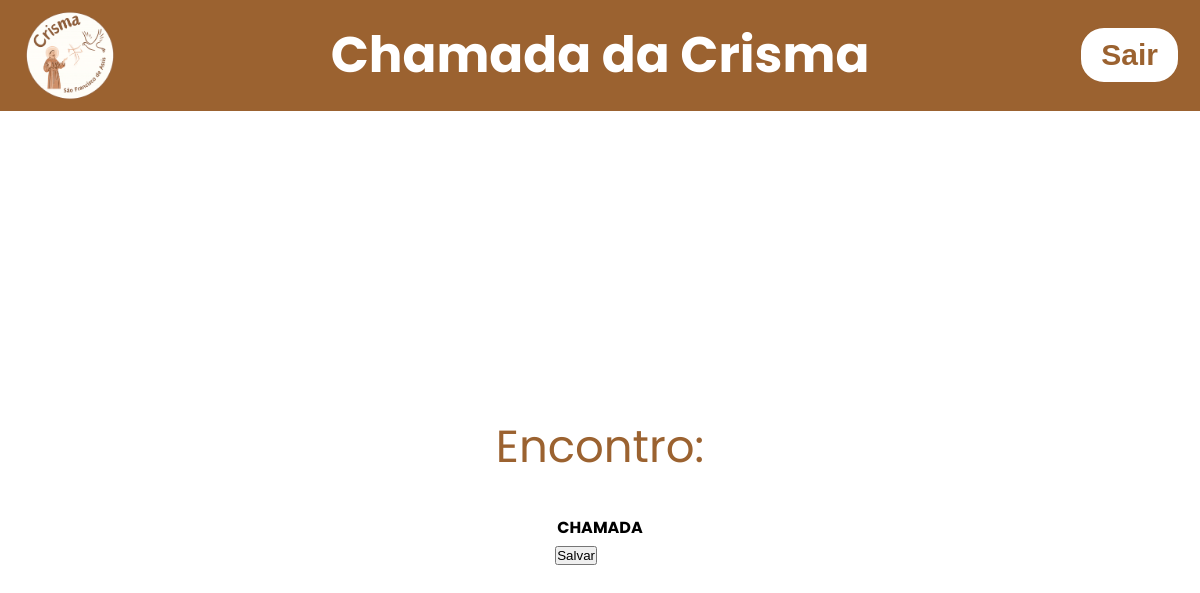
The app's page /listattendance?turma_id=1, older data.
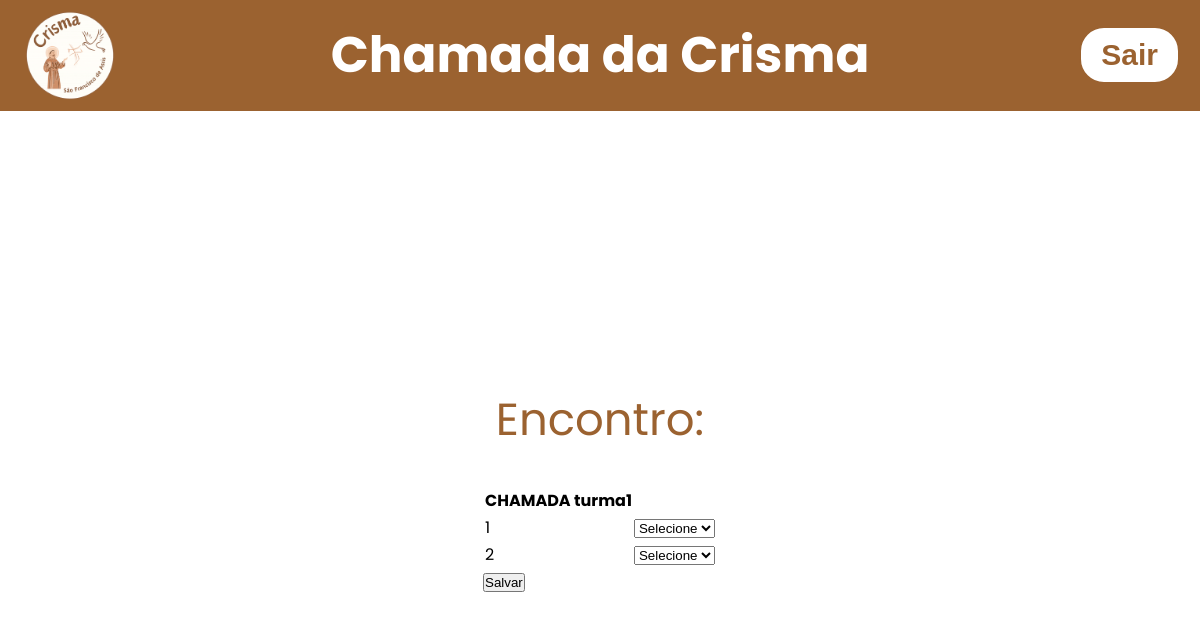
The same page, newer data.
### tables this page shows
CREATE TABLE turmas (
    id INTEGER PRIMARY KEY AUTOINCREMENT,
    turma_name TEXT NOT NULL UNIQUE
);

CREATE TABLE crismandos (
    id INTEGER PRIMARY KEY AUTOINCREMENT,
    name TEXT UNIQUE NOT NULL,
    turma_id INTEGER NOT NULL,
    created_at TEXT DEFAULT CURRENT_TIMESTAMP,
    FOREIGN KEY (turma_id) REFERENCES turmas(id)
);

### app.py (the view)
@app.get("/listattendance")
def list_attendance():
    encontro_id = request.args.get('encontro_id')
    turma_id = request.args.get('turma_id')
    with get_conn() as conn:
        cur = conn.cursor()
        cur.execute("SELECT * FROM meetings WHERE id = ?", (encontro_id,))
        encontroselect = cur.fetchone()
        cur.execute("SELECT * FROM turmas WHERE id = ?", (turma_id,))
        turmaselect = cur.fetchone()
        cur.execute("SELECT * FROM crismandos WHERE turma_id = ?", (turma_id,))
        crismandos = cur.fetchall()
    return render_template('attendance.html', encontroselect=encontroselect, turmaselect=turmaselect, crismandos=crismandos)

### app.py (called while the page is built)
def get_conn():
    conn = sqlite3.connect("data/dataBase.db")
    conn.row_factory = sqlite3.Row
    return conn

### templates/attendance.html (shortened to what this page needs)
<!DOCTYPE html>
<html lang="pt-br">
<head>
    <link
      rel="stylesheet"
      href="{{url_for('static', filename='css/stylehomepage.css')}}"
    />
</head>
<body>
    <header>
      <div class="header-left">
        <img
          src="{{url_for('static', filename='images/logocrismamaior.png')}}"
          alt="Logo da crisma"
          class="logo"
        />
        <h1 class="title-center" onclick="window.location.href='/homepage'" >Chamada da Crisma</h1>
      </div>
      <form action="{{url_for('logout_user')}}" method="post">
        <button class="button-logout">Sair</button>
      </form>
    </header>
    <main>
        <div class="container-principal">
            <h1>Encontro: {{encontroselect.tema}}</h1>
            <form action="{{url_for('save_attendance')}}" method="post">
                <table>
                  <tr>
                    <th>CHAMADA {{turmaselect.turma_name}}</th>
                  </tr>
                  {%for crismando in crismandos%}
                  <tr>
                    <td>{{crismando.name}}</td>
                    <td>
                      <select name="status_{{crismando.id}}" id="statuscrismando" required>
                        <option value="" selected disabled>Selecione</option>
                      </select>
                    </td>
                  </tr>
                  {%endfor%}
                </table>
                <button type="submit">Salvar</button>
            </form>
        </div>
    </main>
</body>

Row changes from the older to the newer data that the page shows:
added turmas: turma_name "turma1"
added crismandos: name "1"
added crismandos: name "2"
